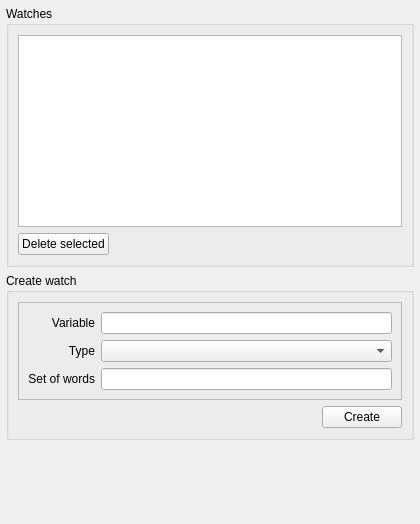
<?xml version="1.0" encoding="UTF-8"?>
<ui version="4.0">
 <class>widget</class>
 <widget class="QWidget" name="widget">
  <property name="geometry">
   <rect>
    <x>0</x>
    <y>0</y>
    <width>420</width>
    <height>524</height>
   </rect>
  </property>
  <property name="sizePolicy">
   <sizepolicy hsizetype="Expanding" vsizetype="MinimumExpanding">
    <horstretch>1</horstretch>
    <verstretch>0</verstretch>
   </sizepolicy>
  </property>
  <property name="windowTitle">
   <string/>
  </property>
  <layout class="QVBoxLayout" name="verticalLayout_3">
   <property name="leftMargin">
    <number>6</number>
   </property>
   <property name="topMargin">
    <number>6</number>
   </property>
   <property name="rightMargin">
    <number>6</number>
   </property>
   <property name="bottomMargin">
    <number>6</number>
   </property>
   <item>
    <widget class="QGroupBox" name="groupBox_3">
     <property name="title">
      <string>Watches</string>
     </property>
     <layout class="QVBoxLayout" name="verticalLayout">
      <item>
       <widget class="QTableView" name="tableView">
        <property name="sizePolicy">
         <sizepolicy hsizetype="Expanding" vsizetype="Expanding">
          <horstretch>0</horstretch>
          <verstretch>2</verstretch>
         </sizepolicy>
        </property>
        <property name="editTriggers">
         <set>QAbstractItemView::EditTrigger::NoEditTriggers</set>
        </property>
        <property name="tabKeyNavigation">
         <bool>false</bool>
        </property>
        <property name="showDropIndicator" stdset="0">
         <bool>false</bool>
        </property>
        <property name="dragDropOverwriteMode">
         <bool>false</bool>
        </property>
        <property name="selectionMode">
         <enum>QAbstractItemView::SelectionMode::MultiSelection</enum>
        </property>
        <property name="selectionBehavior">
         <enum>QAbstractItemView::SelectionBehavior::SelectRows</enum>
        </property>
        <attribute name="horizontalHeaderCascadingSectionResizes">
         <bool>true</bool>
        </attribute>
       </widget>
      </item>
      <item>
       <layout class="QHBoxLayout" name="horizontalLayout">
        <item>
         <widget class="QPushButton" name="pb_deleteSelected">
          <property name="text">
           <string>Delete selected</string>
          </property>
         </widget>
        </item>
        <item>
         <spacer name="horizontalSpacer">
          <property name="orientation">
           <enum>Qt::Orientation::Horizontal</enum>
          </property>
          <property name="sizeHint" stdset="0">
           <size>
            <width>40</width>
            <height>20</height>
           </size>
          </property>
         </spacer>
        </item>
       </layout>
      </item>
     </layout>
    </widget>
   </item>
   <item>
    <widget class="QGroupBox" name="groupBox">
     <property name="title">
      <string>Create watch</string>
     </property>
     <layout class="QVBoxLayout" name="verticalLayout_2">
      <item>
       <widget class="QFrame" name="frame">
        <property name="frameShape">
         <enum>QFrame::Shape::StyledPanel</enum>
        </property>
        <property name="frameShadow">
         <enum>QFrame::Shadow::Raised</enum>
        </property>
        <layout class="QGridLayout" name="gridLayout">
         <item row="0" column="1">
          <widget class="QLineEdit" name="ed_variableName"/>
         </item>
         <item row="2" column="0">
          <widget class="QLabel" name="lb_setOfWords">
           <property name="text">
            <string>Set of words</string>
           </property>
           <property name="alignment">
            <set>Qt::AlignmentFlag::AlignRight|Qt::AlignmentFlag::AlignTrailing|Qt::AlignmentFlag::AlignVCenter</set>
           </property>
          </widget>
         </item>
         <item row="1" column="0">
          <widget class="QLabel" name="label_3">
           <property name="text">
            <string>Type</string>
           </property>
           <property name="alignment">
            <set>Qt::AlignmentFlag::AlignRight|Qt::AlignmentFlag::AlignTrailing|Qt::AlignmentFlag::AlignVCenter</set>
           </property>
          </widget>
         </item>
         <item row="0" column="0">
          <widget class="QLabel" name="label_2">
           <property name="text">
            <string>Variable</string>
           </property>
           <property name="alignment">
            <set>Qt::AlignmentFlag::AlignRight|Qt::AlignmentFlag::AlignTrailing|Qt::AlignmentFlag::AlignVCenter</set>
           </property>
          </widget>
         </item>
         <item row="2" column="1">
          <widget class="QLineEdit" name="ed_setOfWords"/>
         </item>
         <item row="1" column="1">
          <widget class="QComboBox" name="cb_type"/>
         </item>
        </layout>
       </widget>
      </item>
      <item>
       <layout class="QHBoxLayout" name="horizontalLayout_2">
        <item>
         <widget class="QLabel" name="lb_example">
          <property name="sizePolicy">
           <sizepolicy hsizetype="Preferred" vsizetype="Preferred">
            <horstretch>2</horstretch>
            <verstretch>0</verstretch>
           </sizepolicy>
          </property>
          <property name="text">
           <string notr="true"/>
          </property>
          <property name="alignment">
           <set>Qt::AlignmentFlag::AlignRight|Qt::AlignmentFlag::AlignTrailing|Qt::AlignmentFlag::AlignVCenter</set>
          </property>
          <property name="textInteractionFlags">
           <set>Qt::TextInteractionFlag::NoTextInteraction</set>
          </property>
         </widget>
        </item>
        <item>
         <spacer name="horizontalSpacer_2">
          <property name="orientation">
           <enum>Qt::Orientation::Horizontal</enum>
          </property>
          <property name="sizeType">
           <enum>QSizePolicy::Policy::Fixed</enum>
          </property>
          <property name="sizeHint" stdset="0">
           <size>
            <width>40</width>
            <height>20</height>
           </size>
          </property>
         </spacer>
        </item>
        <item>
         <widget class="QPushButton" name="pb_create">
          <property name="text">
           <string>Create</string>
          </property>
         </widget>
        </item>
       </layout>
      </item>
     </layout>
    </widget>
   </item>
   <item>
    <spacer name="verticalSpacer">
     <property name="orientation">
      <enum>Qt::Orientation::Vertical</enum>
     </property>
     <property name="sizeHint" stdset="0">
      <size>
       <width>20</width>
       <height>0</height>
      </size>
     </property>
    </spacer>
   </item>
  </layout>
 </widget>
 <resources/>
 <connections/>
</ui>
